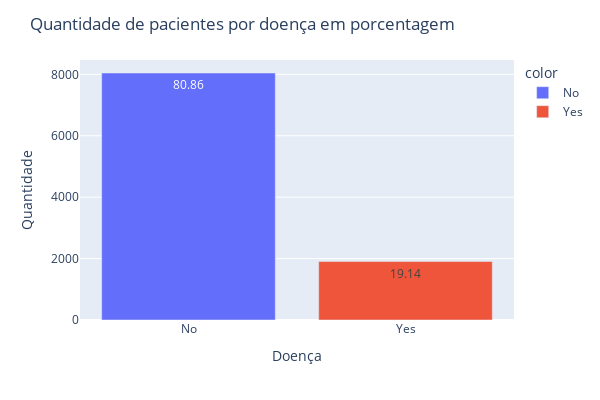

The cell this chart's notebook holds for it:
### Markdown cell above
Com a descrição dos dados numéricos podemos perceber algumas coisas;
* A média de BMI(IMC) é de 15.73 e a mediana tem 14.61, isso implica que há outliers, mas que os outliers não estão atraplhando tanto essa variável;
* A média da mudança de pressão arterial diastólica é de 5.88, enquanto que sua mediana é de 4.0. Considerando que o range de valores deste atributo é baixo, podemos dizer que os outliers aqui já estão tendo um impacto significativo no dataset;
* Já na comparação entre média e mediana da mudança de pressão arterial sistólica vemos que os valores estão bem distantes, ou seja, os outliers aqui estão tendo um impacto gigante.

* De maneira geral, notamos que os valore Máximos em todos os atributos distoam muito dos outros percentis, indicando que devemos tratar esses valores.

### Code cell
class_target = df['class'].value_counts()
class_target_percent = round(class_target / np.sum(class_target) * 100, 2)

fig = px.bar(x=class_target.index, y=class_target.values, color=class_target.index, text=class_target_percent.values)

fig.update_layout(
    title='<span>Quantidade de pacientes por doença em porcentagem</span>', 
    autosize=False,
    width=600,
    height=400,
    xaxis=dict(title='<span>Doença</span>'),
    yaxis=dict(title='<span>Quantidade</span>')
)

fig.show()

### Figure 1 — Plotly figure (JSON) as saved in the notebook; plotly's stock layout.template omitted (floating-point values rounded to 4 significant figures)
{"data": [{"alignmentgroup": "True", "hovertemplate": "color=No<br>x=%{x}<br>y=%{y}<br>text=%{text}<extra></extra>", "legendgroup": "No", "marker": {"color": "#636efa", "pattern": {"shape": ""}}, "name": "No", "offsetgroup": "No", "orientation": "v", "showlegend": true, "text": [80.86], "textposition": "auto", "type": "bar", "x": ["No"], "xaxis": "x", "y": [8044], "yaxis": "y"}, {"alignmentgroup": "True", "hovertemplate": "color=Yes<br>x=%{x}<br>y=%{y}<br>text=%{text}<extra></extra>", "legendgroup": "Yes", "marker": {"color": "#EF553B", "pattern": {"shape": ""}}, "name": "Yes", "offsetgroup": "Yes", "orientation": "v", "showlegend": true, "text": [19.14], "textposition": "auto", "type": "bar", "x": ["Yes"], "xaxis": "x", "y": [1904], "yaxis": "y"}], "layout": {"autosize": false, "barmode": "relative", "height": 400, "legend": {"title": {"text": "color"}, "tracegroupgap": 0}, "margin": {"t": 60}, "title": {"text": "<span>Quantidade de pacientes por doença em porcentagem</span>"}, "width": 600, "xaxis": {"anchor": "y", "autorange": true, "domain": [0, 1], "range": [-0.5, 1.5], "title": {"text": "<span>Doença</span>"}, "type": "category"}, "yaxis": {"anchor": "x", "autorange": true, "domain": [0, 1], "range": [0, 8467.0], "title": {"text": "<span>Quantidade</span>"}, "type": "linear"}}}
